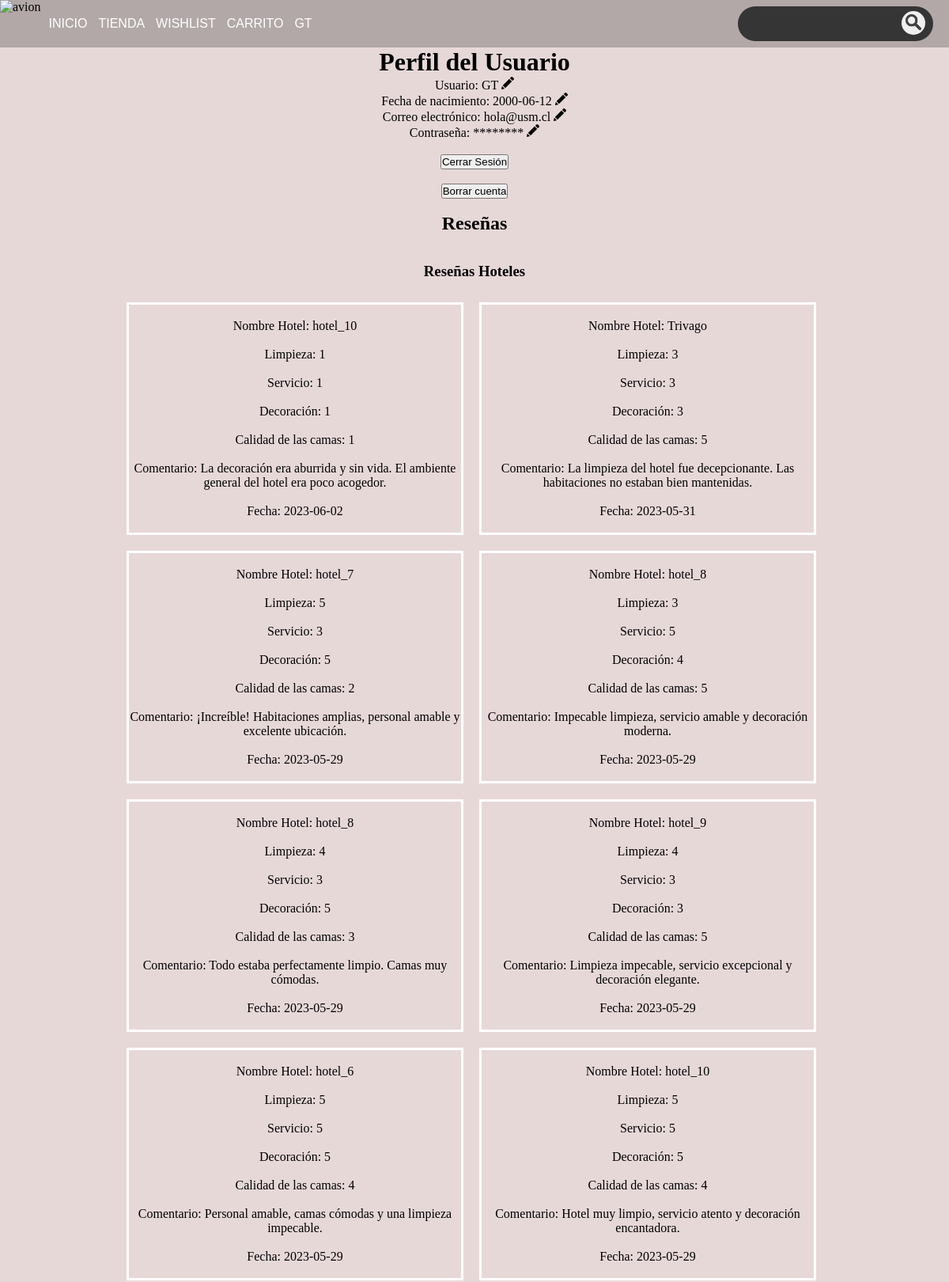
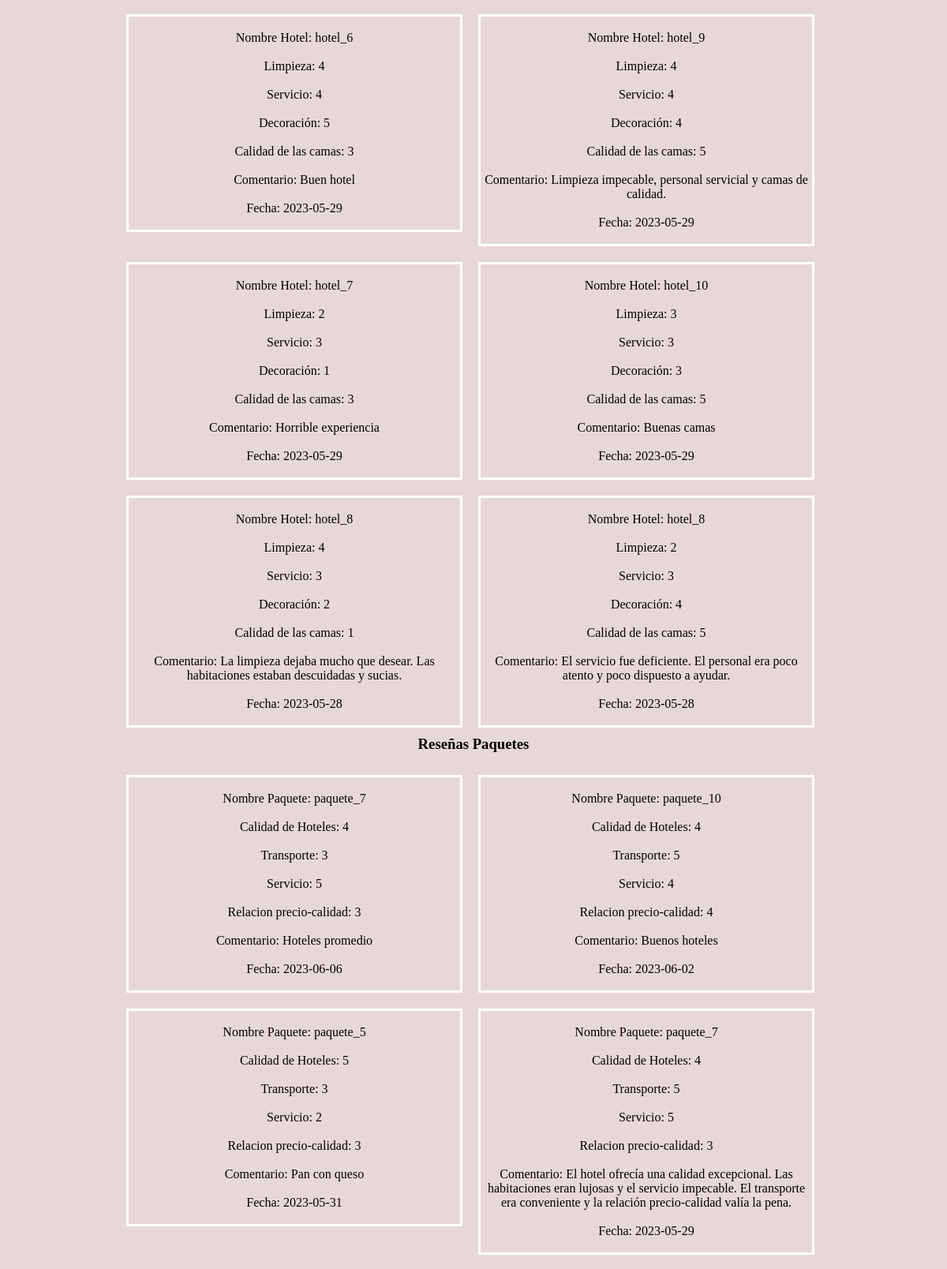
/PHP/profile.php (signed in, upper part), run on the app's committed database (2 pictures, top to bottom).
### tables this page shows
CREATE TABLE `usuarios` (
  `rut` varchar(9) NOT NULL,
  `nombre` varchar(30) NOT NULL,
  `fecha_nacimiento` date NOT NULL,
  `correo` varchar(100) NOT NULL,
  `password` varchar(100) NOT NULL,
  `descuento` tinyint(1) NOT NULL
);

CREATE TABLE `resenas` (
  `id_resena` int(11) NOT NULL,
  `rut_usuario` varchar(9) NOT NULL,
  `id_hotel` int(11) DEFAULT NULL,
  `id_paquete` int(11) DEFAULT NULL,
  `calificacion_1` int(11) NOT NULL,
  `calificacion_2` int(11) NOT NULL,
  `calificacion_3` int(11) NOT NULL,
  `calificacion_4` int(11) NOT NULL,
  `calif_prom` float NOT NULL,
  `comentario` varchar(256) NOT NULL,
  `fecha` date DEFAULT NULL
);

CREATE TABLE `hoteles` (
  `id_hotel` int(11) NOT NULL,
  `nombre` varchar(100) NOT NULL,
  `num_estrellas` int(11) NOT NULL,
  `precio_noche` float NOT NULL,
  `ciudad` varchar(50) NOT NULL,
  `num_habitaciones` int(11) NOT NULL,
  `habitaciones_dispo` int(11) NOT NULL,
  `estacionamiento` tinyint(1) NOT NULL,
  `piscina` tinyint(1) NOT NULL,
  `lavanderia` tinyint(1) NOT NULL,
  `pet_friendly` tinyint(1) NOT NULL,
  `desayuno` tinyint(1) NOT NULL,
  `calif_promedio` float NOT NULL
);

CREATE TABLE `paquetes` (
  `id_paquete` int(11) NOT NULL,
  `nombre` varchar(100) NOT NULL,
  `aerolinea_ida` varchar(100) NOT NULL,
  `aerolinea_vuelta` varchar(100) NOT NULL,
  `hospedaje_1` varchar(50) NOT NULL,
  `hospedaje_2` varchar(50) DEFAULT NULL,
  `hospedaje_3` varchar(50) DEFAULT NULL,
  `ciudad_1` varchar(50) NOT NULL,
  `ciudad_2` varchar(50) DEFAULT NULL,
  `ciudad_3` varchar(50) DEFAULT NULL,
  `fecha_salida` date NOT NULL,
  `fecha_llegada` date NOT NULL,
  `noches_totales` int(11) NOT NULL,
  `precio_persona` float NOT NULL,
  `numero_paquetesdispo` int(11) NOT NULL,
  `numero_paquetestotal` int(11) NOT NULL,
  `maximo_personas` int(11) NOT NULL,
  `calif_promedio` float NOT NULL
);

### PHP/profile.php (the view, shortened to what this page needs)
<?php
	include_once 'header2.php'
?>
    <body>
	<link rel="stylesheet" href="../css/profile.css">
    <?php
        require 'connection.php';
        $current_user = $_SESSION["session_user"];
        $query = "SELECT * FROM usuarios WHERE nombre = '$current_user'";
        $consulta = mysqli_query($conn, $query);
        echo "<center>";
        echo "<h1>";
        echo "Perfil del Usuario";
        echo "</h1>";
        if ($row = mysqli_fetch_row($consulta)) {
            echo "Usuario: ";
            echo $row[1];
            echo " <a href='editar.php?campo=nombre'>";
            echo "<img src='../imagenes/lapiz.png' alt='Editar' width='16' height='16'>";
            echo "</a>";
            echo "<br>";
            echo "Fecha de nacimiento: ";
            echo $row[2];
            echo " <a href='editar.php?campo=fecha_nacimiento'>";
            echo "<img src='../imagenes/lapiz.png' alt='Editar' width='16' height='16'>";
            echo "</a>";
            echo "<br>";
            echo "Correo electrónico: ";
            echo $row[3];
            echo " <a href='editar.php?campo=correo'>";
            echo "<img src='../imagenes/lapiz.png' alt='Editar' width='16' height='16'>";
            echo "</a>";
            echo "<br>";
            echo "Contraseña: ********";
            echo " <a href='editar.php?campo=password'>";
            echo "<img src='../imagenes/lapiz.png' alt='Editar' width='16' height='16'>";
            echo "</a>";
        }
        echo "<br><br>";
	echo "<div>";
	echo "<form action='logout.php' method='post' style='display: inline'>";
        echo "<input type='submit' value='Cerrar Sesión'>";
        echo "</form>";
	echo "<br><br>";
        echo "<form action='delete_user.php' method='post'>";
	echo "<button type='submit' name='borrar'>Borrar cuenta</button>";
        echo "</form>";
	echo "</div>";
	echo "<br><h2>Reseñas</h2><br>";
	echo "<br><h3>Reseñas Hoteles</h3><br>";
        echo "</center>";
	$query_usuario = "SELECT rut FROM usuarios WHERE nombre = '".$_SESSION["session_user"]."'";
	$consulta_usuario = mysqli_query($conn,$query_usuario);
	$usuario = mysqli_fetch_assoc($consulta_usuario);
	$query_hotel = "SELECT * FROM resenas WHERE id_hotel IS NOT NULL and rut_usuario = '".$usuario["rut"]."' ORDER BY fecha DESC";
	$query_paquete = "SELECT * FROM resenas WHERE id_paquete IS NOT NULL and rut_usuario = '".$usuario["rut"]."' ORDER BY fecha DESC";
	$consulta_hotel = mysqli_query($conn,$query_hotel);
	$consulta_paquete = mysqli_query($conn,$query_paquete);
	echo "<div id='container'>";
	while ($row_hotel = mysqli_fetch_assoc($consulta_hotel)) {
		$query_n = "SELECT nombre FROM hoteles WHERE id_hotel = '".$row_hotel["id_hotel"]."'";
		$consulta_n = mysqli_query($conn,$query_n);
		$row_n = mysqli_fetch_assoc($consulta_n);
		echo "<div class='col1'>";
		echo "<br><p>Nombre Hotel: " . $row_n['nombre'] . "</p><br>";
		echo "<p>Limpieza: " . $row_hotel['calificacion_1'] . "</p><br>";
		echo "<p>Servicio: " . $row_hotel['calificacion_2'] . "</p><br>";
		echo "<p>Decoración: " . $row_hotel['calificacion_3'] . "</p><br>";
		echo "<p>Calidad de las camas: " . $row_hotel['calificacion_4'] . "</p><br>";
		echo "<p>Comentario: " . $row_hotel["comentario"] . "</p><br>";
		echo "<p>Fecha: " . $row_hotel["fecha"] . "</p>";
		echo "<br>";
		echo "</div>";
	}
	echo "<br><br><br><br><br><br><br><br><br><br><br><br>";
	echo "<center>";
	echo "<br><h3>Reseñas Paquetes</h3><br>";
	echo "</center>";
	while ($row_paquete = mysqli_fetch_assoc($consulta_paquete)) {
		$query_n = "SELECT nombre FROM paquetes WHERE id_paquete = '".$row_paquete["id_paquete"]."'";
		$consulta_n = mysqli_query($conn,$query_n);
		$row_n = mysqli_fetch_assoc($consulta_n);
		echo "<div class='col2'>";
		echo "<br><p>Nombre Paquete: " . $row_n['nombre'] . "</p><br>";
		echo "<p>Calidad de Hoteles: " . $row_paquete['calificacion_1'] . "</p><br>";
		echo "<p>Transporte: " . $row_paquete['calificacion_2'] . "</p><br>";
		echo "<p>Servicio: " . $row_paquete['calificacion_3'] . "</p><br>";
		echo "<p>Relacion precio-calidad: " . $row_paquete['calificacion_4'] . "</p><br>";
		echo "<p>Comentario: " . $row_paquete["comentario"] . "</p><br>";
		echo "<p>Fecha: " . $row_paquete["fecha"] . "</p>";
		echo "<br>";
		echo "</div>";
	}
	?>
	</div>
    </body>
</html>

### css/header.css (style rules this page uses)
* { margin: 0; padding: 0; }
body { background-color: #e7d8d8; }

### css/profile.css (style rules this page uses)
body { margin: 0; padding: 0; }
#container { width: 900px; margin: 0 auto; }
.col1, .col2 { width: 420px; float: left; margin: 10px; border: 3px solid #fff; text-align: center; }

### data on the page
usuarios: nombre "GT", fecha_nacimiento "2000-06-12", correo "hola@usm.cl"
resenas: id_hotel.nombre "hotel_10", calificacion_1 "1", calificacion_2 "1", calificacion_3 "1", calificacion_4 "1", comentario "La decoración era aburrida y sin vida. El ambiente general del hotel era poco acogedor.", fecha "2023-06-02"
resenas: id_hotel.nombre "Trivago", calificacion_1 "3", calificacion_2 "3", calificacion_3 "3", calificacion_4 "5", comentario "La limpieza del hotel fue decepcionante. Las habitaciones no estaban bien mantenidas.", fecha "2023-05-31"
resenas: id_hotel.nombre "hotel_7", calificacion_1 "5", calificacion_2 "3", calificacion_3 "5", calificacion_4 "2", comentario "¡Increíble! Habitaciones amplias, personal amable y excelente ubicación.", fecha "2023-05-29"
resenas: id_hotel.nombre "hotel_8", calificacion_1 "3", calificacion_2 "5", calificacion_3 "4", calificacion_4 "5", comentario "Impecable limpieza, servicio amable y decoración moderna.", fecha "2023-05-29"
resenas: id_hotel.nombre "hotel_8", calificacion_1 "4", calificacion_2 "3", calificacion_3 "5", calificacion_4 "3", comentario "Todo estaba perfectamente limpio. Camas muy cómodas.", fecha "2023-05-29"
resenas: id_hotel.nombre "hotel_9", calificacion_1 "4", calificacion_2 "3", calificacion_3 "3", calificacion_4 "5", comentario "Limpieza impecable, servicio excepcional y decoración elegante.", fecha "2023-05-29"
resenas: id_hotel.nombre "hotel_6", calificacion_1 "5", calificacion_2 "5", calificacion_3 "5", calificacion_4 "4", comentario "Personal amable, camas cómodas y una limpieza impecable.", fecha "2023-05-29"
resenas: id_hotel.nombre "hotel_10", calificacion_1 "5", calificacion_2 "5", calificacion_3 "5", calificacion_4 "4", comentario "Hotel muy limpio, servicio atento y decoración encantadora.", fecha "2023-05-29"
resenas: id_hotel.nombre "hotel_6", calificacion_1 "4", calificacion_2 "4", calificacion_3 "5", calificacion_4 "3", comentario "Buen hotel", fecha "2023-05-29"
resenas: id_hotel.nombre "hotel_9", calificacion_1 "4", calificacion_2 "4", calificacion_3 "4", calificacion_4 "5", comentario "Limpieza impecable, personal servicial y camas de calidad.", fecha "2023-05-29"
resenas: id_hotel.nombre "hotel_7", calificacion_1 "2", calificacion_2 "3", calificacion_3 "1", calificacion_4 "3", comentario "Horrible experiencia", fecha "2023-05-29"
resenas: id_hotel.nombre "hotel_10", calificacion_1 "3", calificacion_2 "3", calificacion_3 "3", calificacion_4 "5", comentario "Buenas camas", fecha "2023-05-29"
resenas: id_hotel.nombre "hotel_8", calificacion_1 "4", calificacion_2 "3", calificacion_3 "2", calificacion_4 "1", comentario "La limpieza dejaba mucho que desear. Las habitaciones estaban descuidadas y sucias.", fecha "2023-05-28"
resenas: id_hotel.nombre "hotel_8", calificacion_1 "2", calificacion_2 "3", calificacion_3 "4", calificacion_4 "5", comentario "El servicio fue deficiente. El personal era poco atento y poco dispuesto a ayudar.", fecha "2023-05-28"
resenas: id_paquete.nombre "paquete_7", calificacion_1 "4", calificacion_2 "3", calificacion_3 "5", calificacion_4 "3", comentario "Hoteles promedio", fecha "2023-06-06"
resenas: id_paquete.nombre "paquete_10", calificacion_1 "4", calificacion_2 "5", calificacion_3 "4", calificacion_4 "4", comentario "Buenos hoteles", fecha "2023-06-02"
resenas: id_paquete.nombre "paquete_5", calificacion_1 "5", calificacion_2 "3", calificacion_3 "2", calificacion_4 "3", comentario "Pan con queso", fecha "2023-05-31"
resenas: id_paquete.nombre "paquete_7", calificacion_1 "4", calificacion_2 "5", calificacion_3 "5", calificacion_4 "3", comentario "El hotel ofrecía una calidad excepcional. Las habitaciones eran lujosas y el servicio impecable. El transporte era conveniente y la relación precio-calidad valía la pena.", fecha "2023-05-29"

### other printed values
$_SESSION["session_user"] "GT"
